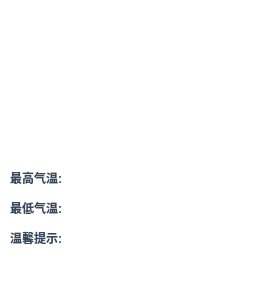
<?xml version="1.0" encoding="UTF-8"?>
<ui version="4.0">
 <class>weather</class>
 <widget class="QWidget" name="weather">
  <property name="geometry">
   <rect>
    <x>0</x>
    <y>0</y>
    <width>278</width>
    <height>285</height>
   </rect>
  </property>
  <property name="sizePolicy">
   <sizepolicy hsizetype="Expanding" vsizetype="Expanding">
    <horstretch>0</horstretch>
    <verstretch>0</verstretch>
   </sizepolicy>
  </property>
  <property name="minimumSize">
   <size>
    <width>200</width>
    <height>160</height>
   </size>
  </property>
  <property name="maximumSize">
   <size>
    <width>788</width>
    <height>788</height>
   </size>
  </property>
  <property name="windowTitle">
   <string>weather</string>
  </property>
  <property name="styleSheet">
   <string notr="true">background-color: rgb(255, 255, 255);
color: rgb(52, 73, 94);
font-weight:bold;</string>
  </property>
  <widget class="QLabel" name="cityLabel">
   <property name="geometry">
    <rect>
     <x>10</x>
     <y>20</y>
     <width>268</width>
     <height>16</height>
    </rect>
   </property>
   <property name="text">
    <string/>
   </property>
  </widget>
  <widget class="QLabel" name="imgLabel">
   <property name="geometry">
    <rect>
     <x>0</x>
     <y>50</y>
     <width>78</width>
     <height>78</height>
    </rect>
   </property>
   <property name="text">
    <string/>
   </property>
   <property name="wordWrap">
    <bool>true</bool>
   </property>
  </widget>
  <widget class="QLabel" name="typeLabel">
   <property name="geometry">
    <rect>
     <x>100</x>
     <y>50</y>
     <width>72</width>
     <height>15</height>
    </rect>
   </property>
   <property name="text">
    <string/>
   </property>
  </widget>
  <widget class="QLabel" name="tempLabel">
   <property name="geometry">
    <rect>
     <x>100</x>
     <y>90</y>
     <width>72</width>
     <height>15</height>
    </rect>
   </property>
   <property name="text">
    <string/>
   </property>
  </widget>
  <widget class="QLabel" name="dateLabel">
   <property name="geometry">
    <rect>
     <x>180</x>
     <y>50</y>
     <width>91</width>
     <height>61</height>
    </rect>
   </property>
   <property name="text">
    <string/>
   </property>
  </widget>
  <widget class="QLabel" name="windLabel">
   <property name="geometry">
    <rect>
     <x>10</x>
     <y>140</y>
     <width>51</width>
     <height>16</height>
    </rect>
   </property>
   <property name="text">
    <string/>
   </property>
  </widget>
  <widget class="QLabel" name="powerLabel">
   <property name="geometry">
    <rect>
     <x>90</x>
     <y>140</y>
     <width>51</width>
     <height>16</height>
    </rect>
   </property>
   <property name="text">
    <string/>
   </property>
  </widget>
  <widget class="QLabel" name="label">
   <property name="geometry">
    <rect>
     <x>10</x>
     <y>170</y>
     <width>72</width>
     <height>15</height>
    </rect>
   </property>
   <property name="text">
    <string>最高气温:</string>
   </property>
  </widget>
  <widget class="QLabel" name="highLabel">
   <property name="geometry">
    <rect>
     <x>90</x>
     <y>170</y>
     <width>72</width>
     <height>15</height>
    </rect>
   </property>
   <property name="text">
    <string/>
   </property>
  </widget>
  <widget class="QLabel" name="label_2">
   <property name="geometry">
    <rect>
     <x>10</x>
     <y>200</y>
     <width>72</width>
     <height>15</height>
    </rect>
   </property>
   <property name="text">
    <string>最低气温:</string>
   </property>
  </widget>
  <widget class="QLabel" name="lowLabel">
   <property name="geometry">
    <rect>
     <x>90</x>
     <y>200</y>
     <width>72</width>
     <height>15</height>
    </rect>
   </property>
   <property name="text">
    <string/>
   </property>
  </widget>
  <widget class="QLabel" name="label_3">
   <property name="geometry">
    <rect>
     <x>10</x>
     <y>230</y>
     <width>72</width>
     <height>15</height>
    </rect>
   </property>
   <property name="text">
    <string>温馨提示:</string>
   </property>
  </widget>
  <widget class="QLabel" name="tipLabel">
   <property name="geometry">
    <rect>
     <x>90</x>
     <y>230</y>
     <width>185</width>
     <height>51</height>
    </rect>
   </property>
   <property name="text">
    <string/>
   </property>
   <property name="alignment">
    <set>Qt::AlignLeading|Qt::AlignLeft|Qt::AlignTop</set>
   </property>
   <property name="wordWrap">
    <bool>true</bool>
   </property>
  </widget>
 </widget>
 <layoutdefault spacing="6" margin="11"/>
 <resources/>
 <connections/>
</ui>
